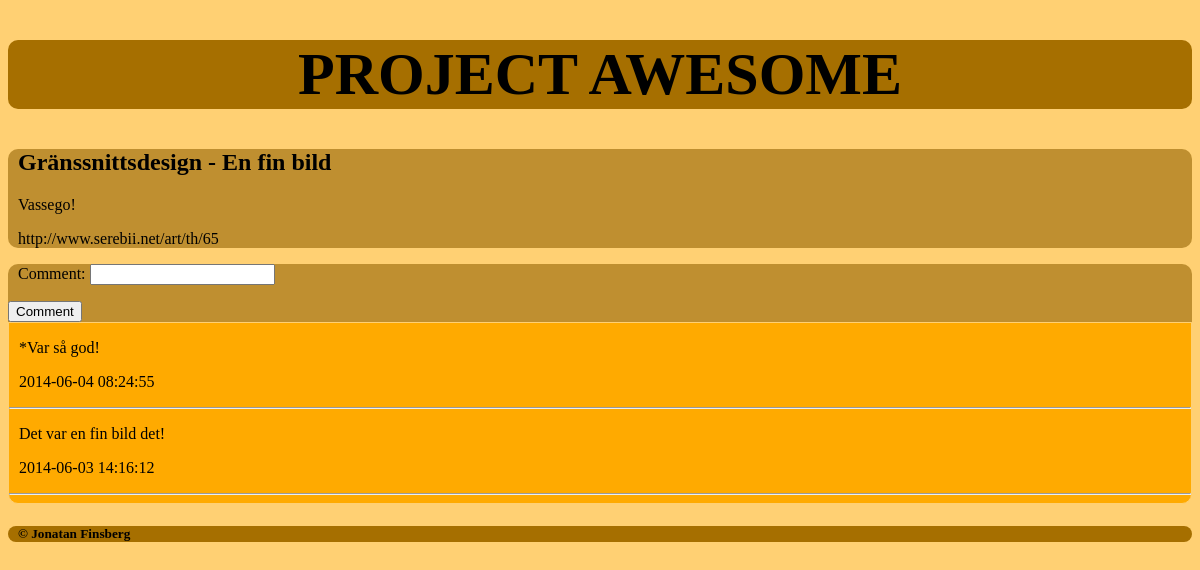
Page /summaries.php?summary_id=6 on the committed database.
### tables this page shows
CREATE TABLE IF NOT EXISTS `summaries` (
  `id` int(11) NOT NULL AUTO_INCREMENT,
  `title` varchar(32) NOT NULL,
  `content` text NOT NULL,
  `image` varchar(32) NOT NULL,
  `subject_id` int(11) NOT NULL,
  PRIMARY KEY (`id`),
  KEY `subject_id` (`subject_id`)
);

CREATE TABLE IF NOT EXISTS `subjects` (
  `id` int(11) NOT NULL AUTO_INCREMENT,
  `name` varchar(32) NOT NULL,
  PRIMARY KEY (`id`)
);

CREATE TABLE IF NOT EXISTS `comments` (
  `id` int(11) NOT NULL AUTO_INCREMENT,
  `date` datetime NOT NULL,
  `content` text NOT NULL,
  `summary_id` int(11) NOT NULL,
  PRIMARY KEY (`id`),
  KEY `summay_id` (`summary_id`)
);

### summaries.php (the view, shortened to what this page needs)
<!DOCTYPE html>
<html>
	<head>
		<link rel="stylesheet" type="text/css" href="style.css"/>
	</head>
<body>
	<header id="header">
		<h1><a href="index.php">PROJECT AWESOME</a></h1>
	</header>
	<?php
	$host     = "localhost";
	$dbname   = "project_awesome";
	$username = "project_awesome";
	$password = "awepro";
	$dsn = "mysql:host=$host;dbname=$dbname";
	$attr = array(PDO::ATTR_DEFAULT_FETCH_MODE => PDO::FETCH_ASSOC);
	$pdo = new PDO($dsn, $username, $password, $attr);
	if(!empty($_GET) && isset($_GET['summary_id']))
	{
		if($_GET['summary_id'] !== "")
		{
			?>
			<?php
			$summary_id = filter_input(INPUT_GET, "summary_id", FILTER_VALIDATE_INT);
			$sum_statement = $pdo->prepare("SELECT summaries.*, subjects.name AS 'subject_name' FROM summaries JOIN subjects ON summaries.subject_id=subjects.id WHERE summaries.id=:summary_id");
			$sum_statement->bindParam(":summary_id", $summary_id);
			if($sum_statement->execute())
			{
				if($row = $sum_statement->fetch())
				{
					echo "	<div id=\"summaryDetails\">
								<h2>{$row['subject_name']} - {$row['title']}</h2>
								<p>{$row['content']}</p>
								<p>{$row['image']}</p>
							</div>";
					echo "<form action=\"summaries.php?summary_id={$row['id']}\" method=\"POST\">";
					?>
					<div id="commentForm">
						<form>
							<p>
								<label for="content">Comment: </label>
								<input type="text" name="content" />
							</p>
							<input type="submit" value="Comment" class="submitButton"/>
						</form>
					</div>
					<div id="comment">
					<?php
					$com_statement = $pdo->prepare("SELECT * FROM comments WHERE summary_id=:summary_id ORDER BY date DESC");
					$com_statement->bindParam(":summary_id", $summary_id);
					if($com_statement->execute())
					{
						while($comment = $com_statement->fetch())
						{
							echo "<p>{$comment['content']}</p> <p>{$comment['date']}</p> <hr />";
						}
					}
					else
						print_r($sum_statement->errorInfo());
					?>
					</div>
					<?php
				}
			}
			else
			{
				echo "";
				print_r($sum_statement->errorInfo());
			}
		}
	}
	?>
	<footer id="footer">
		<h5> &copy Jonatan Finsberg</h5>
	</footer>
</body>
</html>

### style.css (style rules this page uses)
#header { background-color: #a66f00; font-size: 30px; text-align: center; border-radius: 10px; }
#header a { text-decoration: none; color: black; }
#footer { background-color: #a66f00; border-radius: 10px; text-indent: 10px; }
html { background-color: #ffd073; }
#commentForm { background-color: #bf8f30; border-top-left-radius: 10px; border-top-right-radius: 10px; background-position: center; text-indent: 10px; }
#comment { background-color: #ffaa00; background-position: center; border-bottom-left-radius: 10px; border-bottom-right-radius: 10px; border: 1px solid #ffd073; text-indent: 10px; }
#summaryDetails { background-color: #bf8f30; border-radius: 10px; background-position: center; text-indent: 10px; }
.submitButton { text-align: right; }

### rows in the picture
summaries: subject.name "Gränssnittsdesign", title "En fin bild", content "Vassego!", image "http://www.serebii.net/art/th/65"
comments: content "*Var så god!", date "2014-06-04 08:24:55"
comments: content "Det var en fin bild det!", date "2014-06-03 14:16:12"
